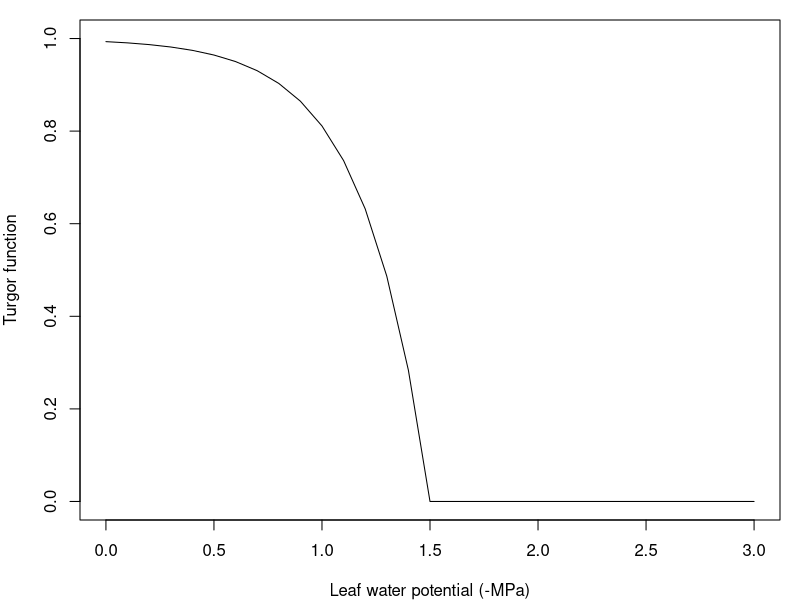

Here is the R script that generated this plot:
## ---- chunk 1
par(mar=c(4,4,1,1))
psi = seq(0,3, by = 0.1)
f_turg = pmax(0, 1 - exp((psi/1.5) - 1)^5)
plot(psi, f_turg, xlab = "Leaf water potential (-MPa)", ylab = "Turgor function", type="l", ylim=c(0,1))
